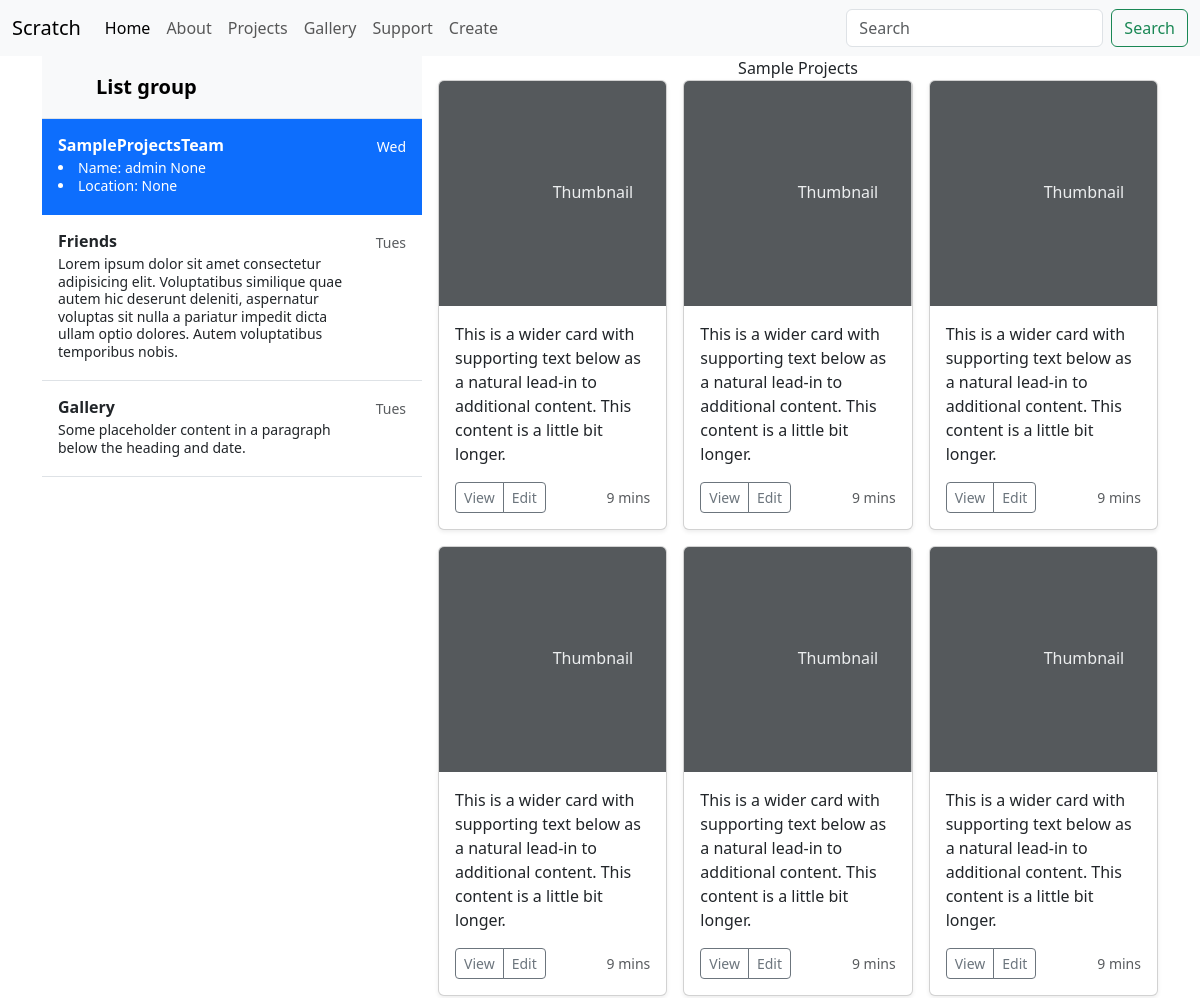
The app's page / (signed in, upper part), older data.
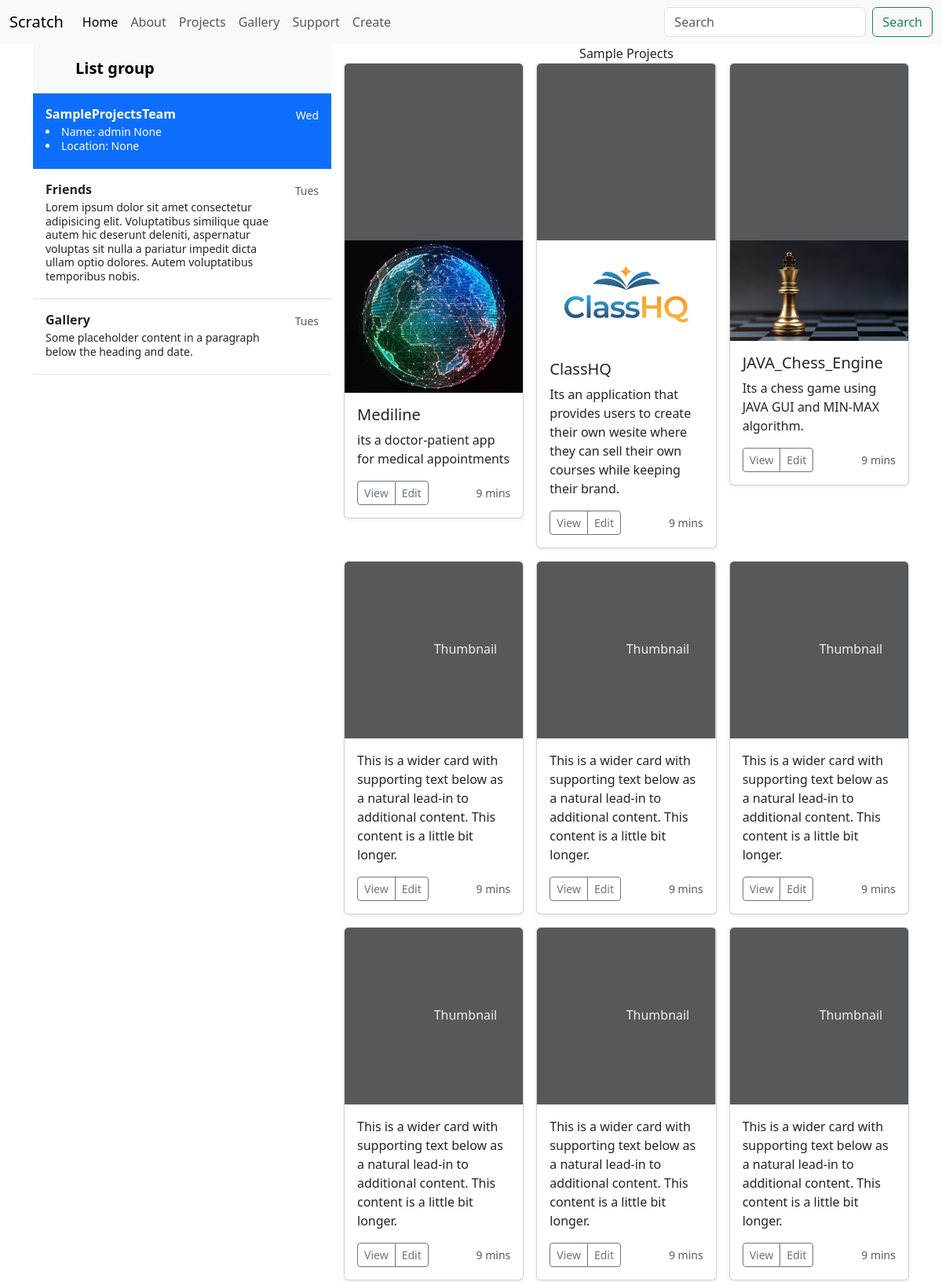
The same page, newer data.
### home/models.py (models this page shows, shortened)
class Profiles(models.Model):
    first_name = models.CharField(max_length=100,null=False)
    last_name = models.CharField(max_length=100,null=False,default='None')
    username = models.CharField(max_length=100,null=False)
    password = models.CharField(max_length=100,null=False)
    location = models.CharField(max_length=100, default='None')
    image = models.ImageField(upload_to="static/images",default='None')
    email = models.EmailField(default='None')

class Projects(models.Model):
    project_name = models.CharField(max_length=100, null=False)
    project_notes = models.CharField(max_length=500,default='None')
    p_image = models.ImageField(upload_to="images/",default='None')
    p_creator = models.ForeignKey(User,max_length=100,null=True,on_delete=models.CASCADE)

### home/views.py (the view)
# urls.py: path('', views.index, name="home"),
def index(request):
    if request.user.is_anonymous:
        return redirect('/login')
    profile = Profiles.objects.get(username = request.user)
    project = Projects.objects.all()
    context ={
        'profile':profile,
        'project':project
        }
    return render(request,'index.html',context)

### templates/index.html (shortened to what this page needs)
{% extends 'base.html' %}
{% block body %}
<div class="container">
    <div class="d-flex gap-3 flex-nowrap">
        <div class="col-xs-6">
            <div class="d-flex flex-column align-items-stretch flex-shrink-0 bg-body-tertiary" style="width: 380px;">
                <a href="/" class="d-flex align-items-center flex-shrink-0 p-3 link-body-emphasis text-decoration-none border-bottom">
                  <svg class="bi pe-none me-2" width="30" height="24"><use xlink:href="#bootstrap"/></svg>
                  <span class="fs-5 fw-semibold">List group</span>
                </a>
                <div class="list-group list-group-flush border-bottom scrollarea">
                  <a href="#" class="list-group-item list-group-item-action active py-3 lh-sm" aria-current="true">
                    <div class="d-flex w-100 align-items-center justify-content-between">
                      <strong class="mb-1">SampleProjectsTeam</strong>
                      <small>Wed</small>
                    </div>
                    <div class="col-10 mb-1 small">
                      <li>Name: {{ profile.first_name }} {{ profile.last_name }} </li>
                      <li>Location: {{ profile.location }}</li>
                    </div>
                  </a>
                  <a href="#" class="list-group-item list-group-item-action py-3 lh-sm">
                    <div class="d-flex w-100 align-items-center justify-content-between">
                      <strong class="mb-1">Friends</strong>
                      <small class="text-body-secondary">Tues</small>
                    </div>
                    <div class="col-10 mb-1 small">Lorem ipsum dolor sit amet consectetur adipisicing elit. Voluptatibus similique quae autem hic deserunt deleniti, aspernatur voluptas sit nulla a pariatur impedit dicta ullam optio dolores. Autem voluptatibus temporibus nobis.</div>
                  </a>
                  <a href="#" class="list-group-item list-group-item-action py-3 lh-sm">
                    <div class="d-flex w-100 align-items-center justify-content-between">
                      <strong class="mb-1">Gallery</strong>
                      <small class="text-body-secondary">Tues</small>
                    </div>
                    <div class="col-10 mb-1 small">Some placeholder content in a paragraph below the heading and date.</div>
                  </a>
                </div>
              </div>
        </div>
        <div class="col-xs-6">
          <div class="text-center">Sample Projects</div>
            <div class="row row-cols-1 row-cols-sm-2 row-cols-md-3 g-3">
              {% for projects in project  %}
                <div class="col">
                  <div class="card shadow-sm">
                    <svg class="bd-placeholder-img card-img-top" width="100%" height="225" xmlns="http://www.w3.org/2000/svg" role="img" aria-label="Placeholder: Thumbnail" preserveAspectRatio="xMidYMid slice" focusable="false"><rect width="100%" height="100%" fill="#55595c"/>
                      <img class="img-fluid img-responsive fit-image" src="{{projects.p_image.url}}"  alt="">
                    </svg>
                    <div class="card-body">
                      <h5 class="card-text">{{projects.project_name}}</h5>
                      <p class="card-text">{{projects.project_notes}}</p>
                      <div class="d-flex justify-content-between align-items-center">
                        <div class="btn-group">
                          <button type="button" class="btn btn-sm btn-outline-secondary">View</button>
                          <button type="button" class="btn btn-sm btn-outline-secondary">Edit</button>
                        </div>
                        <small class="text-body-secondary">9 mins</small>
                      </div>
                    </div>
                  </div>
                </div>
                {% endfor %}
                <div class="col">
                  <div class="card shadow-sm">
                    <svg class="bd-placeholder-img card-img-top" width="100%" height="225" xmlns="http://www.w3.org/2000/svg" role="img" aria-label="Placeholder: Thumbnail" preserveAspectRatio="xMidYMid slice" focusable="false"><title>Placeholder</title><rect width="100%" height="100%" fill="#55595c"/><text x="50%" y="50%" fill="#eceeef" dy=".3em">Thumbnail</text></svg>
                    <div class="card-body">
                      <p class="card-text">This is a wider card with supporting text below as a natural lead-in to additional content. This content is a little bit longer.</p>
                      <div class="d-flex justify-content-between align-items-center">
                        <div class="btn-group">
                          <button type="button" class="btn btn-sm btn-outline-secondary">View</button>
                          <button type="button" class="btn btn-sm btn-outline-secondary">Edit</button>
                        </div>
                        <small class="text-body-secondary">9 mins</small>
                      </div>
                    </div>
                  </div>
                </div>
                <div class="col">
                  <div class="card shadow-sm">
                    <svg class="bd-placeholder-img card-img-top" width="100%" height="225" xmlns="http://www.w3.org/2000/svg" role="img" aria-label="Placeholder: Thumbnail" preserveAspectRatio="xMidYMid slice" focusable="false"><title>Placeholder</title><rect width="100%" height="100%" fill="#55595c"/><text x="50%" y="50%" fill="#eceeef" dy=".3em">Thumbnail</text></svg>
                    <div class="card-body">
                      <p class="card-text">This is a wider card with supporting text below as a natural lead-in to additional content. This content is a little bit longer.</p>
                      <div class="d-flex justify-content-between align-items-center">
                        <div class="btn-group">
                          <button type="button" class="btn btn-sm btn-outline-secondary">View</button>
                          <button type="button" class="btn btn-sm btn-outline-secondary">Edit</button>
                        </div>
                        <small class="text-body-secondary">9 mins</small>
                      </div>
                    </div>
                  </div>
                </div>
                <div class="col">
                  <div class="card shadow-sm">
                    <svg class="bd-placeholder-img card-img-top" width="100%" height="225" xmlns="http://www.w3.org/2000/svg" role="img" aria-label="Placeholder: Thumbnail" preserveAspectRatio="xMidYMid slice" focusable="false"><title>Placeholder</title><rect width="100%" height="100%" fill="#55595c"/><text x="50%" y="50%" fill="#eceeef" dy=".3em">Thumbnail</text></svg>
                    <div class="card-body">
                      <p class="card-text">This is a wider card with supporting text below as a natural lead-in to additional content. This content is a little bit longer.</p>
                      <div class="d-flex justify-content-between align-items-center">
                        <div class="btn-group">
                          <button type="button" class="btn btn-sm btn-outline-secondary">View</button>
                          <button type="button" class="btn btn-sm btn-outline-secondary">Edit</button>
                        </div>
                        <small class="text-body-secondary">9 mins</small>
                      </div>
                    </div>
                  </div>
                </div>
                <div class="col">
                  <div class="card shadow-sm">
                    <svg class="bd-placeholder-img card-img-top" width="100%" height="225" xmlns="http://www.w3.org/2000/svg" role="img" aria-label="Placeholder: Thumbnail" preserveAspectRatio="xMidYMid slice" focusable="false"><title>Placeholder</title><rect width="100%" height="100%" fill="#55595c"/><text x="50%" y="50%" fill="#eceeef" dy=".3em">Thumbnail</text></svg>
                    <div class="card-body">
                      <p class="card-text">This is a wider card with supporting text below as a natural lead-in to additional content. This content is a little bit longer.</p>
                      <div class="d-flex justify-content-between align-items-center">
                        <div class="btn-group">
                          <button type="button" class="btn btn-sm btn-outline-secondary">View</button>
                          <button type="button" class="btn btn-sm btn-outline-secondary">Edit</button>
                        </div>
                        <small class="text-body-secondary">9 mins</small>
                      </div>
                    </div>
                  </div>
                </div>
                <div class="col">
                  <div class="card shadow-sm">
                    <svg class="bd-placeholder-img card-img-top" width="100%" height="225" xmlns="http://www.w3.org/2000/svg" role="img" aria-label="Placeholder: Thumbnail" preserveAspectRatio="xMidYMid slice" focusable="false"><title>Placeholder</title><rect width="100%" height="100%" fill="#55595c"/><text x="50%" y="50%" fill="#eceeef" dy=".3em">Thumbnail</text></svg>
                    <div class="card-body">
                      <p class="card-text">This is a wider card with supporting text below as a natural lead-in to additional content. This content is a little bit longer.</p>
                      <div class="d-flex justify-content-between align-items-center">
                        <div class="btn-group">
                          <button type="button" class="btn btn-sm btn-outline-secondary">View</button>
                          <button type="button" class="btn btn-sm btn-outline-secondary">Edit</button>
                        </div>
                        <small class="text-body-secondary">9 mins</small>
                      </div>
                    </div>
                  </div>
                </div>
                <div class="col">
                  <div class="card shadow-sm">
                    <svg class="bd-placeholder-img card-img-top" width="100%" height="225" xmlns="http://www.w3.org/2000/svg" role="img" aria-label="Placeholder: Thumbnail" preserveAspectRatio="xMidYMid slice" focusable="false"><title>Placeholder</title><rect width="100%" height="100%" fill="#55595c"/><text x="50%" y="50%" fill="#eceeef" dy=".3em">Thumbnail</text></svg>
                    <div class="card-body">
                      <p class="card-text">This is a wider card with supporting text below as a natural lead-in to additional content. This content is a little bit longer.</p>
                      <div class="d-flex justify-content-between align-items-center">
                        <div class="btn-group">
                          <button type="button" class="btn btn-sm btn-outline-secondary">View</button>
                          <button type="button" class="btn btn-sm btn-outline-secondary">Edit</button>
                        </div>
                        <small class="text-body-secondary">9 mins</small>
                      </div>
                    </div>
                  </div>
                </div>
              </div>
            </div>
          </div>
        </div>
{% endblock body %}

### templates/base.html (shortened to what this page needs)
<!doctype html>
<html lang="en">
  <head>
    <link href="https://cdn.jsdelivr.net/npm/bootstrap@5.3.0-alpha3/dist/css/bootstrap.min.css" rel="stylesheet">
    <link href="https://maxcdn.bootstrapcdn.com/font-awesome/4.7.0/css/font-awesome.min.css" rel="stylesheet">
  </head>
  <body>
    <nav class="navbar navbar-expand-lg bg-body-tertiary">
        <div class="container-fluid">
          <a class="navbar-brand" href="#">Scratch</a>
          <div class="collapse navbar-collapse" id="navbarSupportedContent">
            <ul class="navbar-nav me-auto mb-2 mb-lg-0">
              <li class="nav-item">
                <a class="nav-link active" aria-current="page" href="/">Home</a>
              </li>
              <li class="nav-item">
                <a class="nav-link" href="/about">About</a>
              </li>
              <li class="nav-item">
                <a class="nav-link" href="/projects">Projects</a>
              </li>
              <li class="nav-item">
                <a class="nav-link" href="/gallery">Gallery</a>
              </li>
              <li class="nav-item">
                <a class="nav-link" href="/support">Support</a>
              </li>
              <li class="nav-item">
                <a class="nav-link" href="/create_project">Create</a>
              </li>
            </ul>
            <form class="d-flex" role="search">
              <input class="form-control me-2" type="search" placeholder="Search" aria-label="Search">
              <button class="btn btn-outline-success" type="submit">Search</button>
            </form>
          </div>
        </div>
      </nav>
      {% block body  %} {% endblock body  %}
</body>
</html>

Row changes from the older to the newer data that the page shows:
added Projects: p_image (picture), project_name "Mediline", project_notes "its a doctor-patient app for medical appointments"
added Projects: p_image (picture), project_name "ClassHQ", project_notes "Its an application that provides users to create their own wesite where they can sell their own courses while keeping their brand."
added Projects: p_image (picture), project_name "JAVA_Chess_Engine", project_notes "Its a chess game using JAVA GUI and MIN-MAX algorithm."
